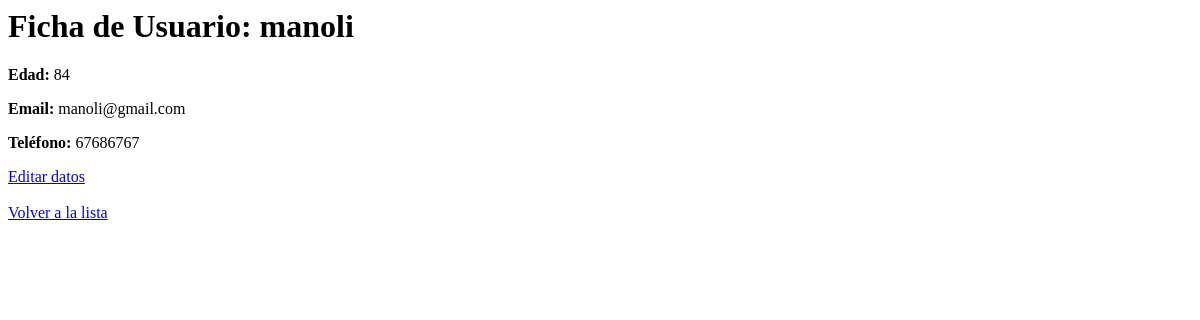
/usuarios/1/, run on an earlier commit of the app's database.
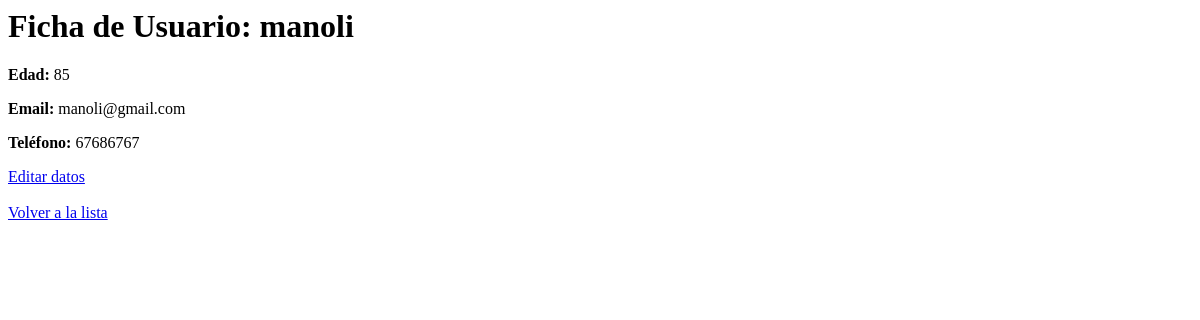
And on a later commit of the database.
### gestion/models.py (models this page shows, shortened)
class Usuario(models.Model):
    nombre = models.CharField(max_length=100)
    edad = models.IntegerField()
    email = models.EmailField(unique=True)
    telefono = models.CharField(max_length=20)

### gestion/views.py (the view)
# urls.py: path('usuarios/<int:id>/', views.detalle_usuario, name='detalle_usuario'),
def detalle_usuario(request, id):
    usuario = get_object_or_404(Usuario, id=id)
    return render(request, 'gestion/usuario_detail.html', {'usuario': usuario})

### gestion/templates/gestion/usuario_detail.html
<h1>Ficha de Usuario: {{ usuario.nombre }}</h1>
<p><strong>Edad:</strong> {{ usuario.edad }}</p>
<p><strong>Email:</strong> {{ usuario.email }}</p>
<p><strong>Teléfono:</strong> {{ usuario.telefono }}</p>
<a href="{% url 'editar_usuario' usuario.id %}"> Editar datos</a><br><br>
<a href="{% url 'lista_usuarios' %}">Volver a la lista</a>

What changed in the data, as far as the page shows it:
changed Usuario "manoli": edad "84" → "85"
